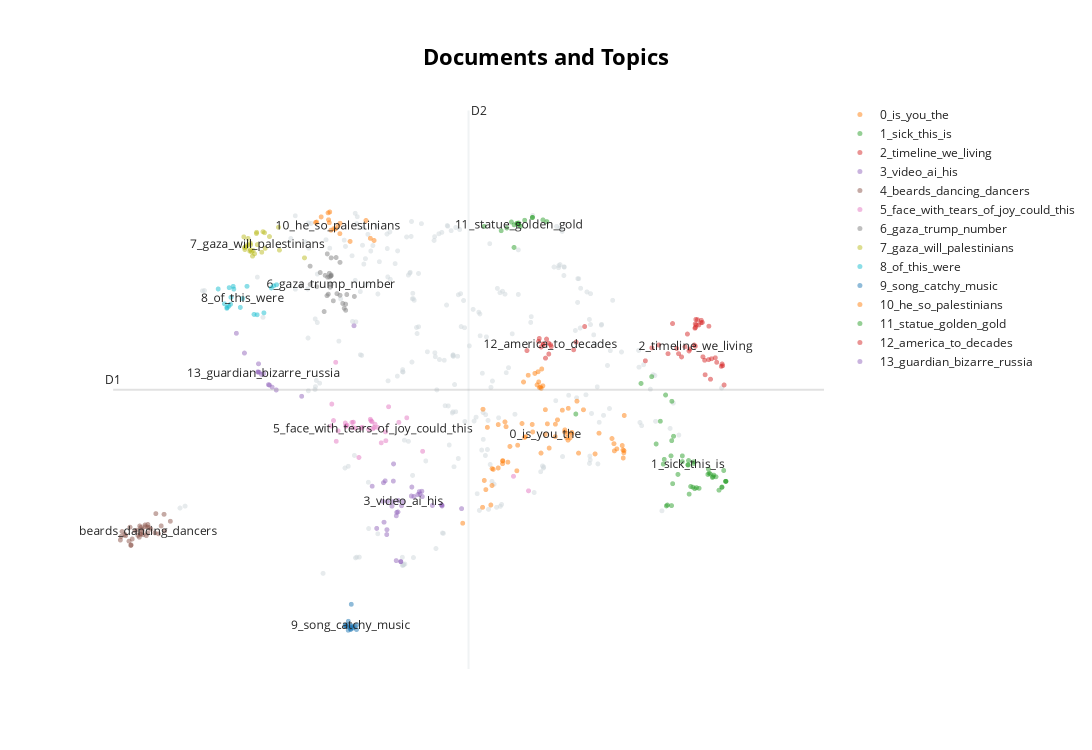
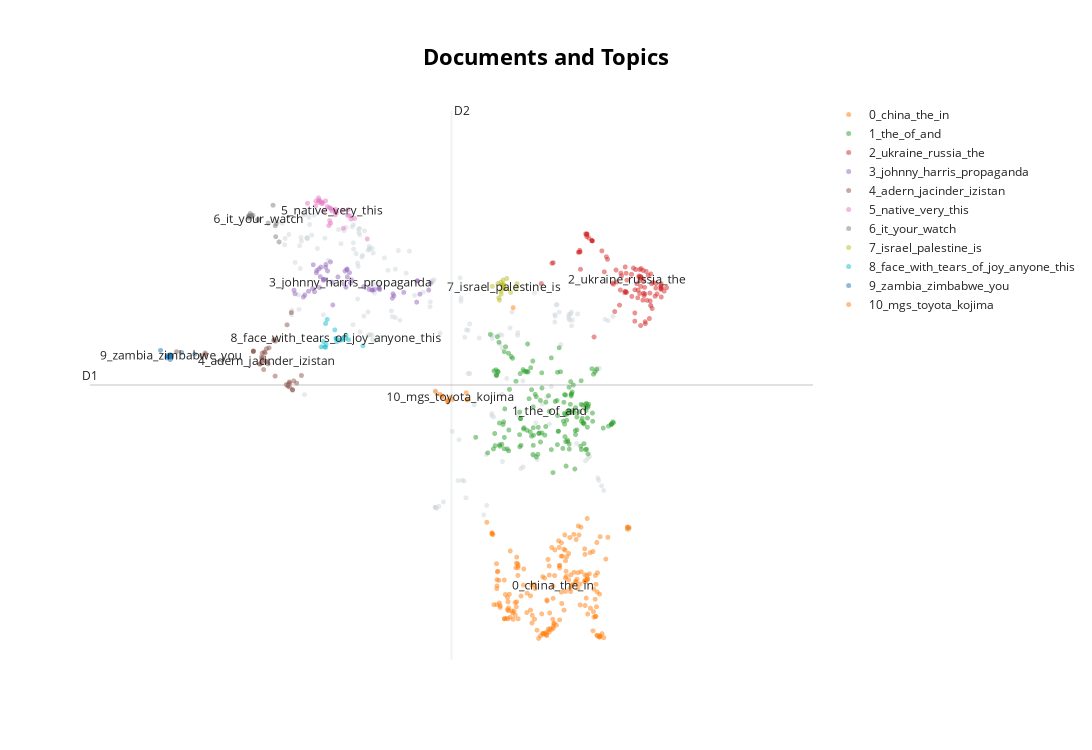
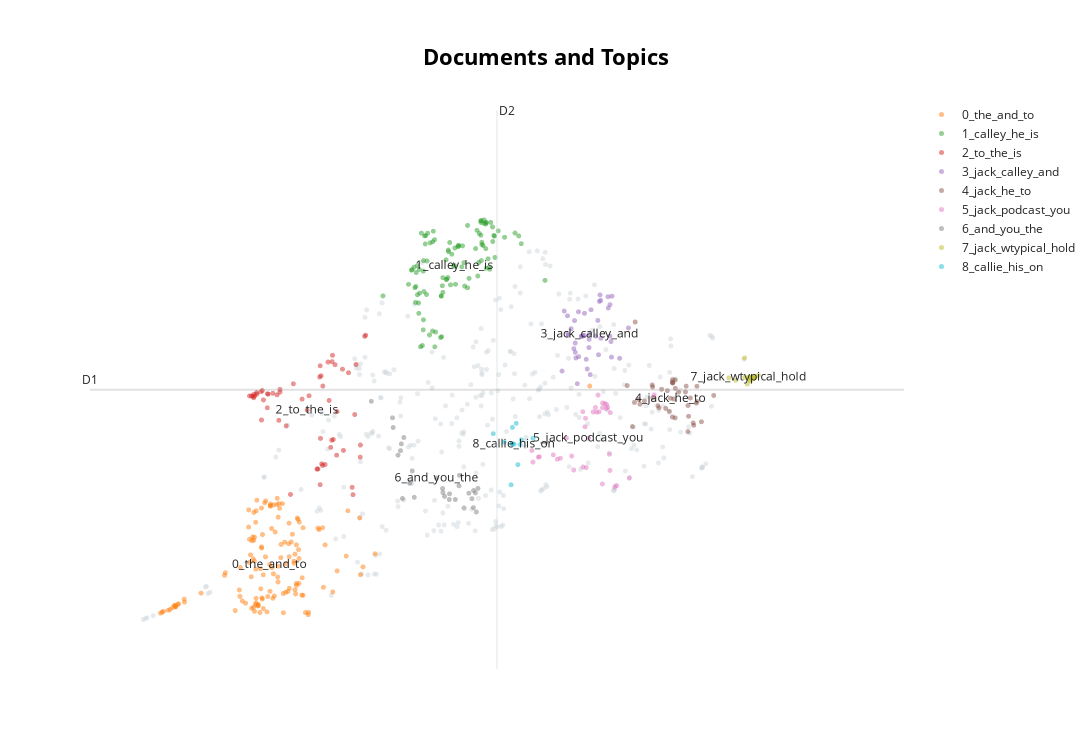

Notebook code for these charts, in order:
### Code cell
bertopic_model_all_mpnet_base_v2 = BERTopic(embedding_model=model_all_mpnet_base_v2, verbose=True)
for df_name, df in dfs1.items():
    print(f"Processing {df_name}...")
    topics, probs = bertopic_model_all_mpnet_base_v2.fit_transform(df['cleaned_text'].tolist())
    fig = bertopic_model_all_mpnet_base_v2.visualize_documents(docs=df['cleaned_text'].tolist(), topics=topics, custom_labels=df['text'].tolist())
    fig.show()
